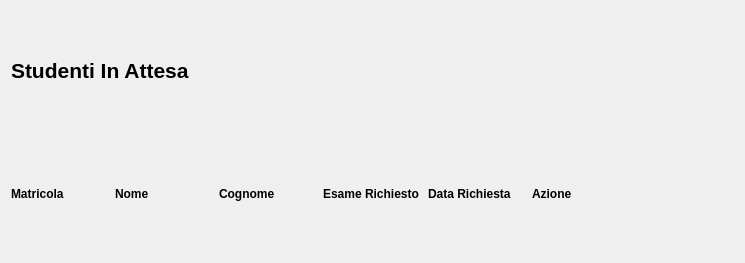
<?xml version="1.0" encoding="UTF-8"?>
<ui version="4.0">
 <class>InoltraPrenotazione</class>
 <widget class="QDialog" name="InoltraPrenotazione">
  <property name="geometry">
   <rect>
    <x>0</x>
    <y>0</y>
    <width>745</width>
    <height>263</height>
   </rect>
  </property>
  <property name="windowTitle">
   <string>StudiSync - Segreteria Incoltra Prenotazione</string>
  </property>
  <layout class="QGridLayout" name="gridLayout">
   <item row="1" column="0">
    <widget class="QLabel" name="label">
     <property name="font">
      <font>
       <bold>true</bold>
      </font>
     </property>
     <property name="text">
      <string>Matricola</string>
     </property>
    </widget>
   </item>
   <item row="1" column="5">
    <widget class="QLabel" name="label_7">
     <property name="font">
      <font>
       <bold>true</bold>
      </font>
     </property>
     <property name="text">
      <string>Azione</string>
     </property>
    </widget>
   </item>
   <item row="0" column="0" colspan="4">
    <widget class="QLabel" name="label_4">
     <property name="font">
      <font>
       <pointsize>16</pointsize>
       <bold>true</bold>
      </font>
     </property>
     <property name="styleSheet">
      <string notr="true">text-align:center</string>
     </property>
     <property name="text">
      <string>Studenti In Attesa</string>
     </property>
    </widget>
   </item>
   <item row="1" column="4">
    <widget class="QLabel" name="label_6">
     <property name="font">
      <font>
       <bold>true</bold>
      </font>
     </property>
     <property name="text">
      <string>Data Richiesta</string>
     </property>
    </widget>
   </item>
   <item row="1" column="2">
    <widget class="QLabel" name="label_3">
     <property name="font">
      <font>
       <bold>true</bold>
      </font>
     </property>
     <property name="text">
      <string>Cognome</string>
     </property>
    </widget>
   </item>
   <item row="1" column="1">
    <widget class="QLabel" name="label_2">
     <property name="font">
      <font>
       <bold>true</bold>
      </font>
     </property>
     <property name="text">
      <string>Nome</string>
     </property>
    </widget>
   </item>
   <item row="1" column="3">
    <widget class="QLabel" name="label_5">
     <property name="font">
      <font>
       <bold>true</bold>
      </font>
     </property>
     <property name="text">
      <string>Esame Richiesto</string>
     </property>
    </widget>
   </item>
   <item row="1" column="6">
    <widget class="QLabel" name="label_8">
     <property name="text">
      <string/>
     </property>
    </widget>
   </item>
  </layout>
 </widget>
 <resources/>
 <connections/>
</ui>
